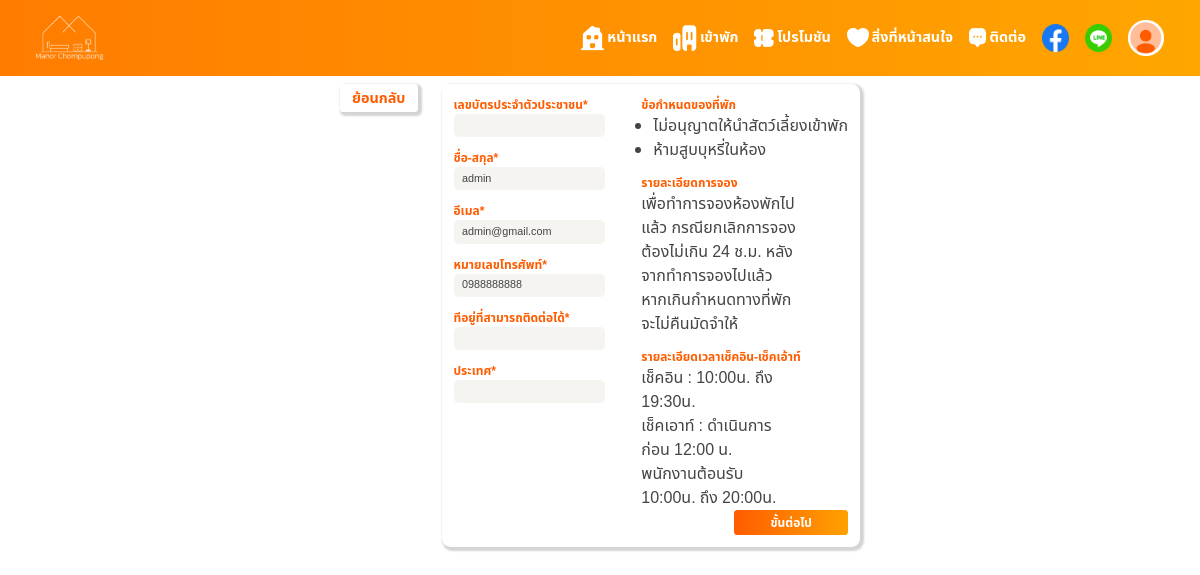
Page /identity.php?room_id=2 (signed in) on the committed database.
### tables this page shows
CREATE TABLE `tb_user` (
  `user_id` int(11) NOT NULL,
  `user_uname` varchar(50) NOT NULL,
  `user_pass` varchar(16) NOT NULL,
  `user_name` varchar(60) NOT NULL,
  `user_mail` varchar(50) NOT NULL,
  `user_tel` varchar(10) NOT NULL,
  `user_gender` varchar(10) DEFAULT NULL,
  `user_birth` date DEFAULT NULL,
  `user_region` varchar(50) DEFAULT NULL,
  `user_address` text DEFAULT NULL,
  `user_personalid` varchar(13) DEFAULT NULL,
  `user_type` char(1) NOT NULL
);

### identity.php (the view, shortened to what this page needs)
<?php
include('conn.php');
if (isset($_SESSION['user'])) {
    $user = $_SESSION['user'];
    $sql = 'SELECT * FROM tb_user WHERE user_id =' . $user['user_id'];
    $rs = $conn->query($sql);
    $col = $rs->fetch_assoc();
}
?>
<!DOCTYPE php>
<php lang="en">
    <head>
        <link rel="stylesheet" href="asset/css/style.css">
    </head>
    <body>
        <?php
        if (isset($user)) {
            echo '
           <div class="nav">
              <nav class="active">
              <div class="logo"><img src="asset/images/logo/logo2.png"></div>
                  <ul>
                      <li><a href="index.php"><img src="asset/images/icons/icon _house_.png"> หน้าแรก</a></li>
                      <li><a href="stay.php"><img src="asset/images/icons/icon _building_.png"> เข้าพัก</a></li>
                      <li><a href="promo.php"><img src="asset/images/icons/icon _ticket_.png"> โปรโมชัน</a></li>
                      <li><a href="interest.php"><img src="asset/images/icons/icon _heart_.png"> สิ่งที่หน้าสนใจ</a></li>
                      <li><a href="contact.php"><img src="asset/images/icons/icon _message_.png"> ติดต่อ</a></li>
                      <li><a class="social" href="https://web.facebook.com/"><img src="asset/images/icons/facebook.png"></a></li>
                      <li><a class="social" href="https://line.me/th/"><img src="asset/images/icons/line.png"></a></li>
                      <li class="dropdown" onclick="showDropDown()">
                       <img  src="asset/images/icons/nav_profile.png">
                       <div id="dropdown" class="hide">
                           <div class="profile">
                               <img src="asset/images/icons/nav_profile.png">
                               <div>
                                   <p>ID: ' . $user['user_id'] . '</p>
                                   <p>' . $user['user_uname'] . '</p>
                               </div>
                           </div>
                            <a href="profile.php"><img src="asset/images/icons/edit.png">ข้อมูลส่วนตัว</a>
                            <a href="account.php"><img src="asset/images/icons/account_edit.png">จัดการบัญชี</a>
                            <a href="logout.php"><img src="asset/images/icons/logout.png">ออกจากระบบ</a>
                       </div>
                       </li>
                  </ul>
              </nav>
           </div>
         ';
        }
        ?>
        <section class="booking">
            <a href="stay.php">ย้อนกลับ</a>
            <form action="book_insert.php" method="post">
                <div class="info">
                    <div class="inputbox">
                        <label for="id">เลขบัตรประจำตัวประชาชน*</label>
                        <input type="text" name="id" id="id" value="<?= isset($user) ? $col['user_personalid'] : "" ?>">
                    </div>
                    <div class="inputbox">
                        <label for="name">ชื่อ-สกุล*</label>
                        <input type="text" name="name" id="id" value="<?= isset($user) ? $col['user_name'] : "" ?>">
                    </div>
                    <div class="inputbox">
                        <label for="mail">อีเมล*</label>
                        <input type="text" name="mail" id="mail" value="<?= isset($user) ? $col['user_mail'] : "" ?>">
                    </div>
                    <div class="inputbox">
                        <label for="tel">หมายเลขโทรศัพท์*</label>
                        <input type="text" name="tel" id="tel" value="<?= isset($user) ? $col['user_tel'] : "" ?>">
                    </div>
                    <div class="inputbox">
                        <label for="address">ทีอยู่ที่สามารถติดต่อได้*</label>
                        <input type="text" name="address" id="address"
                            value="<?= isset($user) ? $col['user_address'] : "" ?>">
                    </div>
                    <div class="inputbox">
                        <label for="region">ประเทศ*</label>
                        <input type="text" name="region" id="region"
                            value="<?= isset($user) ? $col['user_region'] : "" ?>">
                    </div>
                </div>
                <div class="rule">
                    <div>
                        <div class="item">
                            <h3>ข้อกำหนดของที่พัก</h3>
                            <ul>
                                <li>ไม่อนุญาตให้นำสัตว์เลี้ยงเข้าพัก</li>
                                <li>ห้ามสูบบุหรี่ในห้อง</li>
                            </ul>
                        </div>
                        <div class="item">
                            <h3>รายละเอียดการจอง</h3>
                            <p>
                                เพื่อทำการจองห้องพักไปแล้ว กรณียกเลิกการจอง ต้องไม่เกิน 24 ช.ม.
                                หลังจากทำการจองไปแล้ว หากเกินกำหนดทางที่พักจะไม่คืนมัดจำให้
                            </p>
                        </div>
                        <div class="item">
                            <h3>รายละเอียดเวลาเช็คอิน-เช็คเอ้าท์</h3>
                            <p>เช็คอิน : 10:00น. ถึง 19:30น.</p>
                            <p>เช็คเอาท์ : ดำเนินการก่อน 12:00 น.</p>
                            <p>พนักงานต้อนรับ 10:00น. ถึง 20:00น.</p>
                        </div>
                    </div>
                    <button type="submit" name="user_id" value="<?= $user['user_id'] ?>">ขั้นต่อไป</button>
                </div>
            </form>
        </section>
    </body>
</php>

### asset/css/style.css (style rules this page uses)
* { box-sizing: border-box; margin: 0; padding: 0; text-decoration: none; list-style: none; user-select: none; font-family: var(--font-noto); font-style: normal; color: var(--font-color); outline: none; }
body { height: 100%; width: 100%; overflow-x: hidden; }
.nav { position: relative; display: flex; width: 100%; }
.nav nav { position: fixed; display: flex; align-items: center; justify-content: space-between; width: 100%; padding: 1.3vw 3vw; z-index: 2; }
.nav nav.active { background: var(--color-gradient-primary2); transition: var(--transition); }
.nav nav .logo img { width: 5.6vw; }
.nav nav ul { display: flex; align-items: center; gap: 1.3vw; }
.nav nav ul li { display: flex; align-items: center; justify-content: center; cursor: pointer; transition: var(--transition); }
.nav nav ul li a { display: flex; align-items: center; color: white; gap: 0.25vw; font-size: 1.2vw; font-weight: 700; transition: var(--transition); }
.nav nav ul li .social img { width: 2.3vw; cursor: pointer; }
.nav nav ul li > img { width: 3vw; }
.nav nav ul li.dropdown { position: relative; }
section { display: flex; flex-direction: column; gap: 2vw; width: 100%; margin-top: 7vw; background-color: white; }
section.booking { flex-direction: row; padding: 0 10%; justify-content: center; }
section.booking a { font-size: 1.2vw; font-weight: 800; color: var(--color-primary); border-radius: 0.3vw; padding: 0.3vw 1vw; box-shadow: var(--shadow3); width: fit-content; height: fit-content; transition: var(--transition); }
section.booking form { display: flex; gap: 3vw; box-shadow: var(--shadow3); padding: 1vw; border-radius: 0.7vw; }
section.booking form .info { display: flex; flex-direction: column; gap: 1vw; }
section.booking form .inputbox { display: flex; flex-direction: column; justify-content: center; align-items: start; }
section.booking form .inputbox label { font-size: 1vw; font-weight: 800; color: var(--color-primary); }
section.booking form .inputbox input { border: none; background: var(--input-color); padding: 0.3vw 0.7vw; border-radius: 0.4vw; font-size: 0.9vw; font-weight: 500; }
section.booking form .rule { display: flex; flex-direction: column; justify-content: space-between; }
section.booking form .rule > div { display: flex; flex-direction: column; gap: 1vw; }
section.booking form .rule h3 { color: var(--color-primary); font-size: 1vw; font-weight: 800; }
section.booking form .rule ul { padding-left: 1vw; }
section.booking form .rule ul li { list-style: disc; }
section.booking form .rule p { width: 13vw; overflow-x: hidden; }
section.booking form .rule button { font-size: 1vw; font-weight: 800; padding: 0.3vw 3vw; align-self: flex-end; color: white; background: var(--color-gradient-primary); border: none; border-radius: 0.3vw; transition: var(--transition); cursor: pointer; }

### rows in the picture
tb_user: name "admin", mail "admin@gmail.com", tel "0988888888"
